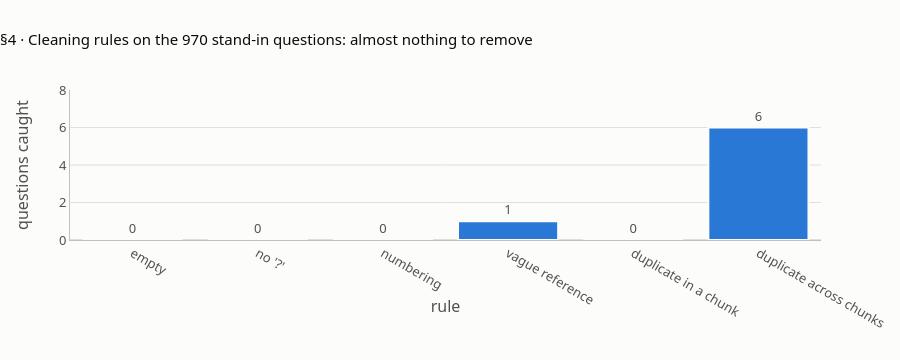
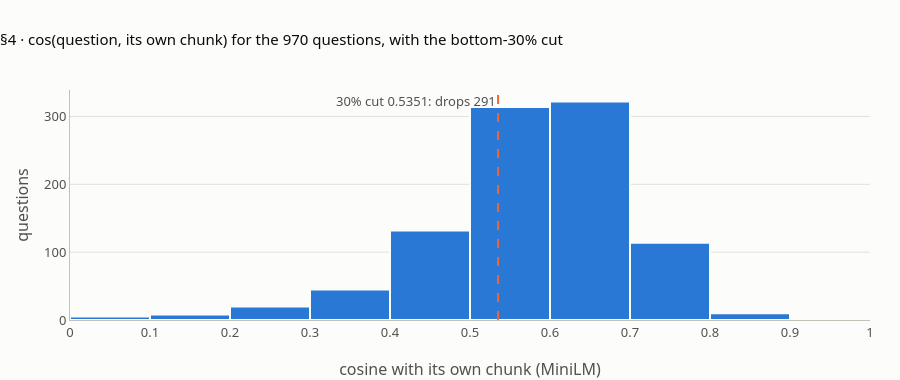

The notebook cell these images were saved under, in order:
### Markdown cell above
## 4 · Clean, then check every question against its own chunk

**What this rebuilds** (lesson step 4, K5).
- **Rule counts** on the 970 questions: empty, no "?", a numbering prefix, a vague reference to the source ("the passage", "according to the …"; the one hit is a false positive), duplicates inside a chunk and across chunks.
- **Vocabulary echo:** the share of a question's content words found in its own chunk (0.777). A question that only repeats its chunk's words adds little a keyword search could not find.
- **Self-retrieval:** use each question as a query against the 97 chunks. Its own chunk is rank 1 for 529 questions and below rank 10 for 58: those questions are vague or point elsewhere (the Doc2Query-- concern).
- **The bottom-30% filter:** drop the 30% of questions with the lowest cos(question, own chunk). The cut is 0.5351; it drops 291. This is a **bi-encoder stand-in** for Doc2Query--'s cross-encoder (section 4b).

### Code cell
DEICTIC = re.compile(r"\b(the|this) (text|passage|author|document|chunk|article|context|section)\b|according to the", re.I)
NUMBERING = re.compile(r"^\s*(\d+[.)]|[-*•])\s*")


def norm_q(q):
    return re.sub(r"\s+", " ", re.sub(r"[^a-z0-9 ]", " ", q.lower())).strip()


flat = [q for qs in QS for q in qs]
r_empty = sum(not q.strip() for q in flat)
r_noq = sum(not q.strip().endswith("?") for q in flat)
r_num = sum(bool(NUMBERING.match(q)) for q in flat)
r_deictic = [q for q in flat if DEICTIC.search(q)]
dup_in = sum(len(qs) - len({norm_q(q) for q in qs}) for qs in QS)
dup_across = sum(c - 1 for c in Counter(norm_q(q) for q in flat).values() if c > 1)
RULES = {"empty": r_empty, "no '?'": r_noq, "numbering": r_num, "vague reference": len(r_deictic),
         "duplicate in a chunk": dup_in, "duplicate across chunks": dup_across}
print("   the one vague-reference hit:", r_deictic)
check("§4 rule counts: empty, no '?', numbering, vague reference, duplicates in a chunk, across chunks (K5)",
      list(RULES.values()), [0, 0, 0, 1, 0, 6])
check("§4 the vague-reference hit is a false positive ('the context of climate change')",
      bool(r_deictic) and "context of climate change" in r_deictic[0], True)
wl = [len(q.split()) for q in flat]
check("§4 words per question min, median, max (K5)", [min(wl), int(np.median(wl)), max(wl)], [3, 8, 15])
if TOK_OK:
    check("§4 tokens per question, median (o200k_harmony; K5)", int(np.median([TOK(q) for q in flat])), 10)

STOP = set("a an the of in on at to for and or is are was were be been by with from as that this what which who whom whose "
           "how why when where do does did can could would should will may might its it their there than then into about "
           "over under more most less least between such any each other some much many these those".split())


def content_words(t):
    return [w for w in re.findall(r"[a-z0-9]+", t.lower()) if w not in STOP and len(w) > 1]


echo = []
for p, qs in enumerate(QS):
    cw = set(content_words(TEXT[p]))
    for q in qs:
        w = content_words(q)
        echo.append(sum(x in cw for x in w) / len(w) if w else 0.0)
check("§4 vocabulary echo: mean, median; questions using only chunk words (K5)",
      [round(float(np.mean(echo)), 3), round(float(np.median(echo)), 3), sum(e == 1.0 for e in echo)], [0.777, 0.800, 227], T3)
check("§4 chunk 21: echo of each of its 10 questions (K5)", [round(echo[QIDX[(21, j)]], 2) for j in range(10)],
      [1.0, 1.0, 0.4, 1.0, 1.0, 0.8, 1.0, 0.6, 1.0, 0.67], 1e-9)

fig = go.Figure(go.Bar(x=list(RULES), y=list(RULES.values()), marker=dict(color=BLUE, line=dict(width=2, color=SURFACE)),
                       text=list(RULES.values()), textposition="outside", hovertemplate="%{x}: %{y} of 970<extra></extra>"))
fig.update_layout(title="§4 · Cleaning rules on the 970 stand-in questions: almost nothing to remove", height=360,
                  xaxis=dict(title="rule"), yaxis=dict(title="questions caught", range=[0, 8]), showlegend=False)
fig.show()

if MODELS_OK:
    own = np.array([float(EQ[QIDX[(p, j)]] @ EC[p]) for p, j, _ in FLATQ])
    own_rank = []
    for r, (p, j, _) in enumerate(FLATQ):
        s = EC @ EQ[r]
        own_rank.append(int((s > s[p]).sum()) + 1)
    own_rank = np.array(own_rank)
    check("§4 cos(question, own chunk): min, 10th percentile, median, max (K5)",
          [own.min(), np.percentile(own, 10), np.median(own), own.max()], [0.0407, 0.4274, 0.5917, 0.8464], T4)
    edges = [round(x * 0.1, 1) for x in range(0, 10)]
    hist = [int(((own >= a) & (own < a + 0.1)).sum()) for a in edges]
    check("§4 histogram of cos(question, own chunk), bins of 0.1 from 0.0 to 1.0 (K5)", hist,
          [5, 8, 20, 45, 132, 314, 322, 114, 10, 0])
    check("§4 own chunk's rank among 97: rank 1, <= 4, <= 10, > 10 (K5)",
          [int((own_rank == 1).sum()), int((own_rank <= 4).sum()), int((own_rank <= 10).sum()), int((own_rank > 10).sum())],
          [529, 830, 912, 58])
    cut30 = float(np.percentile(own, 30))
    check("§4 bottom-30% filter (bi-encoder stand-in): cut, dropped, kept (K5)",
          [cut30, int((own < cut30).sum()), int((own >= cut30).sum())], [0.5351, 291, 679], T4)
    worst = sorted(range(len(FLATQ)), key=lambda r: own[r])[:3]
    check("§4 the three lowest questions: (chunk seq, cos, own rank) (K5)",
          [[FLATQ[r][0], float(own[r]), int(own_rank[r])] for r in worst], [[73, 0.0407, 81], [63, 0.0439, 76], [87, 0.0618, 65]], T4)
    for r in worst:
        print(f"   chunk {FLATQ[r][0]} (p.{PAGE[FLATQ[r][0]]}): {FLATQ[r][2]!r}")

    fig = go.Figure()
    fig.add_bar(x=[a + 0.05 for a in edges], y=hist, width=0.1, name="questions", marker=dict(color=BLUE, line=dict(width=2, color=SURFACE)),
                customdata=[f"{a:.1f}-{a + 0.1:.1f}" for a in edges], hovertemplate="cos %{customdata}: %{y} questions<extra></extra>")
    fig.add_vline(x=cut30, line=dict(color=ORANGE, dash="dash", width=2),
                  annotation_text=f"30% cut {cut30:.4f}: drops {int((own < cut30).sum())}", annotation_position="top left")
    fig.update_layout(title="§4 · cos(question, its own chunk) for the 970 questions, with the bottom-30% cut", height=380,
                      xaxis=dict(title="cosine with its own chunk (MiniLM)", range=[0, 1], dtick=0.1),
                      yaxis=dict(title="questions"), showlegend=False)
    fig.show()

### Figure 1 — Plotly figure (JSON) as saved in the notebook; plotly's stock layout.template omitted (floating-point values rounded to 4 significant figures)
{"data": [{"hovertemplate": "%{x}: %{y} of 970<extra></extra>", "marker": {"color": "#2a78d6", "line": {"color": "#fcfcfb", "width": 2}}, "text": ["0", "0", "0", "1", "0", "6"], "textposition": "outside", "x": ["empty", "no '?'", "numbering", "vague reference", "duplicate in a chunk", "duplicate across chunks"], "y": [0, 0, 0, 1, 0, 6], "type": "bar"}], "layout": {"yaxis": {"title": {"text": "questions caught"}, "range": [0, 8]}, "title": {"text": "§4 · Cleaning rules on the 970 stand-in questions: almost nothing to remove"}, "height": 360, "xaxis": {"title": {"text": "rule"}}, "showlegend": false}}

### Figure 2 — Plotly figure (JSON) as saved in the notebook; plotly's stock layout.template omitted (floating-point values rounded to 4 significant figures)
{"data": [{"customdata": ["0.0-0.1", "0.1-0.2", "0.2-0.3", "0.3-0.4", "0.4-0.5", "0.5-0.6", "0.6-0.7", "0.7-0.8", "0.8-0.9", "0.9-1.0"], "hovertemplate": "cos %{customdata}: %{y} questions<extra></extra>", "marker": {"color": "#2a78d6", "line": {"color": "#fcfcfb", "width": 2}}, "name": "questions", "width": 0.1, "x": [0.05, 0.15, 0.25, 0.35, 0.45, 0.55, 0.65, 0.75, 0.85, 0.95], "y": [5, 8, 20, 45, 132, 314, 322, 114, 10, 0], "type": "bar"}], "layout": {"shapes": [{"line": {"color": "#eb6834", "dash": "dash", "width": 2}, "type": "line", "x0": 0.5351, "x1": 0.5351, "xref": "x", "y0": 0, "y1": 1, "yref": "y domain"}], "annotations": [{"showarrow": false, "text": "30% cut 0.5351: drops 291", "x": 0.5351, "xanchor": "right", "xref": "x", "y": 1, "yanchor": "top", "yref": "y domain"}], "xaxis": {"title": {"text": "cosine with its own chunk (MiniLM)"}, "range": [0, 1], "dtick": 0.1}, "title": {"text": "§4 · cos(question, its own chunk) for the 970 questions, with the bottom-30% cut"}, "height": 380, "yaxis": {"title": {"text": "questions"}}, "showlegend": false}}
